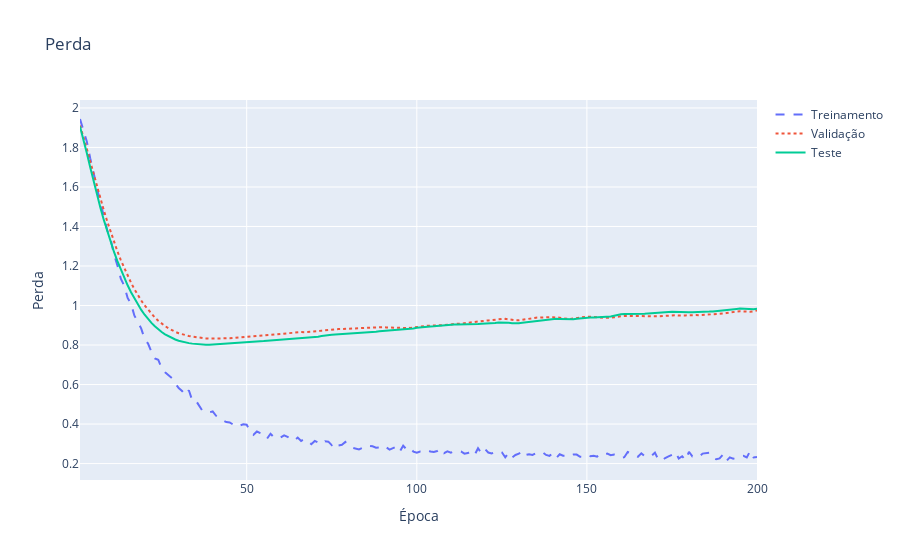
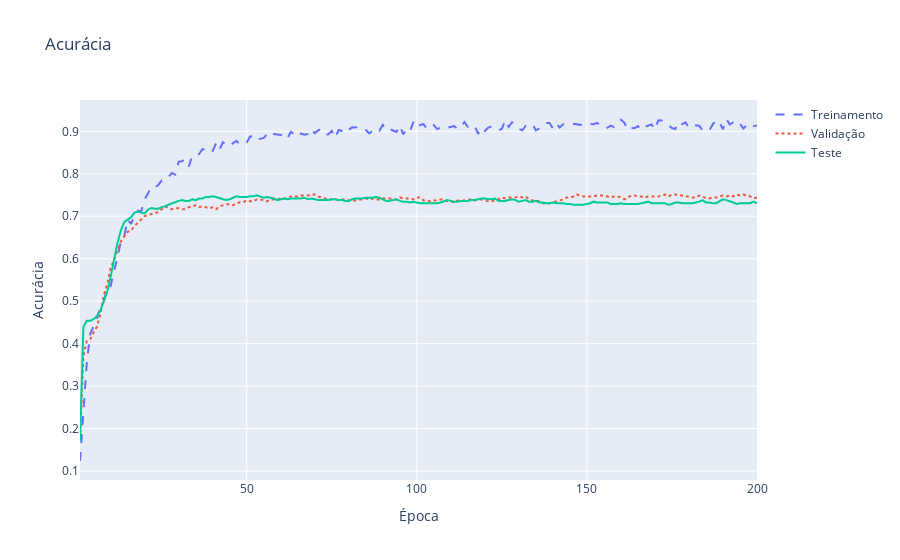

Notebook code cell kept with these figures, in order:
### Code cell
plotar_curvas_perda_acuracia(history)

### Figure 1 — Plotly figure (JSON) as saved in the notebook; plotly's stock layout.template omitted (floating-point values rounded to 4 significant figures; data arrays with more than 128 entries replaced by an {"elided": "..."} marker saying what was removed)
{"data": [{"line": {"dash": "dash"}, "mode": "lines", "name": "Treinamento", "type": "scatter", "x": {"elided": "200 int values"}, "y": {"elided": "200 float values"}}, {"line": {"dash": "dot"}, "mode": "lines", "name": "Validação", "type": "scatter", "x": {"elided": "200 int values"}, "y": {"elided": "200 float values"}}, {"mode": "lines", "name": "Teste", "type": "scatter", "x": {"elided": "200 int values"}, "y": {"elided": "200 float values"}}], "layout": {"title": {"text": "Perda"}, "xaxis": {"title": {"text": "Época"}}, "yaxis": {"title": {"text": "Perda"}}}}

### Figure 2 — Plotly figure (JSON) as saved in the notebook; plotly's stock layout.template omitted (floating-point values rounded to 4 significant figures; data arrays with more than 128 entries replaced by an {"elided": "..."} marker saying what was removed)
{"data": [{"line": {"dash": "dash"}, "mode": "lines", "name": "Treinamento", "type": "scatter", "x": {"elided": "200 int values"}, "y": {"elided": "200 float values"}}, {"line": {"dash": "dot"}, "mode": "lines", "name": "Validação", "type": "scatter", "x": {"elided": "200 int values"}, "y": {"elided": "200 float values"}}, {"mode": "lines", "name": "Teste", "type": "scatter", "x": {"elided": "200 int values"}, "y": {"elided": "200 float values"}}], "layout": {"title": {"text": "Acurácia"}, "xaxis": {"title": {"text": "Época"}}, "yaxis": {"title": {"text": "Acurácia"}}}}
